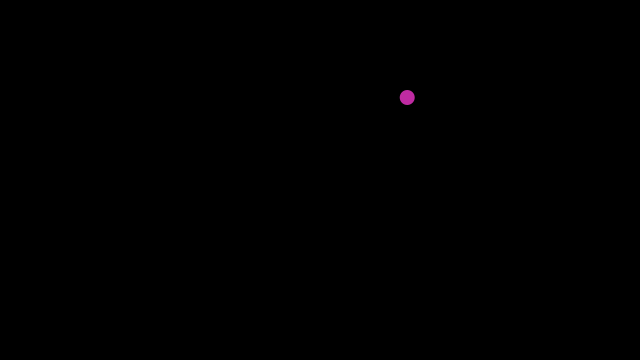
Frame 1 (no input)
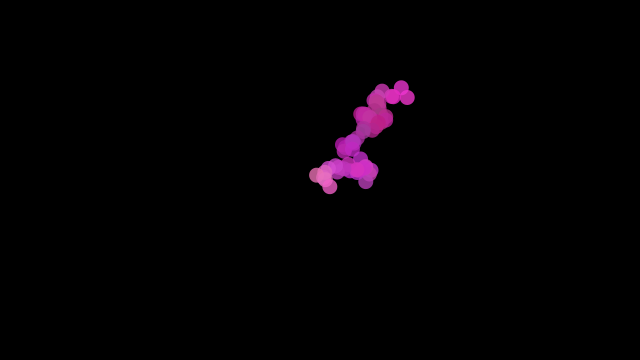
Frame 60 (the mouse pressed at the canvas centre just before this capture)
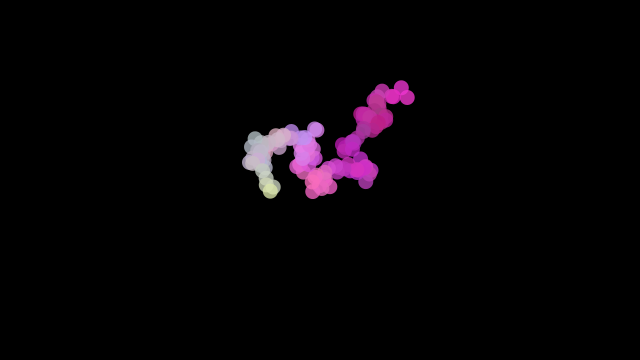
Frame 120 (the mouse held since frame 60 and released just before this capture)

The Processing sketch that drew these frames (run headless with seeded random() and noise(); from frame 60 on, the mouse is pressed at the canvas centre):

// Processing sketch: processing_184224
// ── processing_184224.pde


  float x,y;
  int box = 10;
  int crange = 15;
  float r,g,b;
  
  
void setup(){
  size(640,360);
  background(0);
  
  frameRate(60);
  
  x= random(box,width-box);
  y= random(box,height-box);
  r= random(0,255);
  g= random(0,255);
  b= random(0,255);

}

void draw(){
  
  x= constrain(random(x-box,x+box),box,width-box);
  y= constrain(random(y-box,y+box),box,height-box);
  r= constrain(random(r-crange,r+crange),0,255);
  g= constrain(random(g-crange,g+crange),0,255);
  b= constrain(random(b-crange,b+crange),0,255);
    
  noStroke();
  fill(r,g,b,200);
  
  println(r,g,b); 
  
  ellipse(x,y,15,15); 
}
